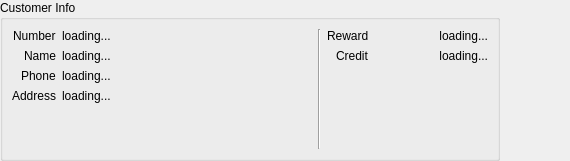
<?xml version="1.0" encoding="UTF-8"?>
<ui version="4.0">
 <class>CreditSummaryWidget</class>
 <widget class="QWidget" name="CreditSummaryWidget">
  <property name="geometry">
   <rect>
    <x>0</x>
    <y>0</y>
    <width>570</width>
    <height>161</height>
   </rect>
  </property>
  <property name="windowTitle">
   <string>Form</string>
  </property>
  <layout class="QHBoxLayout" name="horizontalLayout">
   <property name="leftMargin">
    <number>0</number>
   </property>
   <property name="topMargin">
    <number>0</number>
   </property>
   <property name="rightMargin">
    <number>0</number>
   </property>
   <property name="bottomMargin">
    <number>0</number>
   </property>
   <item>
    <widget class="QGroupBox" name="groupBox">
     <property name="minimumSize">
      <size>
       <width>500</width>
       <height>0</height>
      </size>
     </property>
     <property name="title">
      <string>Customer Info</string>
     </property>
     <layout class="QHBoxLayout" name="horizontalLayout_2">
      <item>
       <widget class="QWidget" name="widget" native="true">
        <property name="minimumSize">
         <size>
          <width>300</width>
          <height>0</height>
         </size>
        </property>
        <layout class="QVBoxLayout" name="verticalLayout">
         <property name="leftMargin">
          <number>0</number>
         </property>
         <property name="topMargin">
          <number>0</number>
         </property>
         <property name="rightMargin">
          <number>0</number>
         </property>
         <property name="bottomMargin">
          <number>0</number>
         </property>
         <item>
          <layout class="QFormLayout" name="formLayout">
           <property name="labelAlignment">
            <set>Qt::AlignRight|Qt::AlignTrailing|Qt::AlignVCenter</set>
           </property>
           <item row="0" column="0">
            <widget class="QLabel" name="label">
             <property name="text">
              <string>Number</string>
             </property>
            </widget>
           </item>
           <item row="0" column="1">
            <widget class="QLabel" name="labelNumber">
             <property name="text">
              <string>loading...</string>
             </property>
            </widget>
           </item>
           <item row="1" column="0">
            <widget class="QLabel" name="label_5">
             <property name="text">
              <string>Name</string>
             </property>
            </widget>
           </item>
           <item row="1" column="1">
            <widget class="QLabel" name="labelName">
             <property name="text">
              <string>loading...</string>
             </property>
            </widget>
           </item>
           <item row="2" column="0">
            <widget class="QLabel" name="label_6">
             <property name="text">
              <string>Phone</string>
             </property>
            </widget>
           </item>
           <item row="2" column="1">
            <widget class="QLabel" name="labelPhone">
             <property name="text">
              <string>loading...</string>
             </property>
            </widget>
           </item>
           <item row="3" column="0">
            <widget class="QLabel" name="label_7">
             <property name="text">
              <string>Address</string>
             </property>
            </widget>
           </item>
           <item row="3" column="1">
            <widget class="QLabel" name="labelAddress">
             <property name="text">
              <string>loading...</string>
             </property>
             <property name="wordWrap">
              <bool>true</bool>
             </property>
            </widget>
           </item>
          </layout>
         </item>
        </layout>
       </widget>
      </item>
      <item>
       <widget class="Line" name="line">
        <property name="orientation">
         <enum>Qt::Vertical</enum>
        </property>
       </widget>
      </item>
      <item>
       <widget class="QWidget" name="widget_2" native="true">
        <layout class="QVBoxLayout" name="verticalLayout_2">
         <property name="leftMargin">
          <number>0</number>
         </property>
         <property name="topMargin">
          <number>0</number>
         </property>
         <property name="rightMargin">
          <number>0</number>
         </property>
         <property name="bottomMargin">
          <number>0</number>
         </property>
         <item>
          <layout class="QFormLayout" name="formLayout_2">
           <property name="labelAlignment">
            <set>Qt::AlignRight|Qt::AlignTrailing|Qt::AlignVCenter</set>
           </property>
           <item row="0" column="0">
            <widget class="QLabel" name="label_3">
             <property name="text">
              <string>Reward</string>
             </property>
            </widget>
           </item>
           <item row="0" column="1">
            <widget class="QLabel" name="labelReward">
             <property name="text">
              <string>loading...</string>
             </property>
             <property name="alignment">
              <set>Qt::AlignRight|Qt::AlignTrailing|Qt::AlignVCenter</set>
             </property>
            </widget>
           </item>
           <item row="1" column="0">
            <widget class="QLabel" name="label_11">
             <property name="text">
              <string>Credit</string>
             </property>
            </widget>
           </item>
           <item row="1" column="1">
            <widget class="QLabel" name="labelCredit">
             <property name="text">
              <string>loading...</string>
             </property>
             <property name="alignment">
              <set>Qt::AlignRight|Qt::AlignTrailing|Qt::AlignVCenter</set>
             </property>
            </widget>
           </item>
          </layout>
         </item>
        </layout>
       </widget>
      </item>
     </layout>
    </widget>
   </item>
   <item>
    <spacer name="horizontalSpacer">
     <property name="orientation">
      <enum>Qt::Horizontal</enum>
     </property>
     <property name="sizeHint" stdset="0">
      <size>
       <width>40</width>
       <height>20</height>
      </size>
     </property>
    </spacer>
   </item>
  </layout>
 </widget>
 <resources/>
 <connections/>
</ui>
